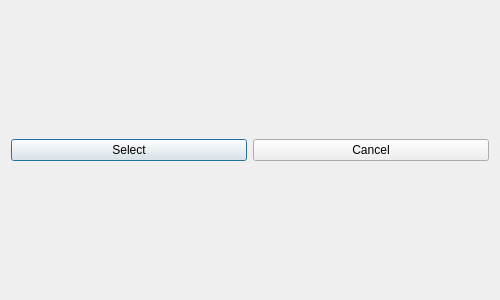
<?xml version="1.0" encoding="UTF-8"?>
<ui version="4.0">
 <class>dialog</class>
 <widget class="QDialog" name="dialog">
  <property name="geometry">
   <rect>
    <x>0</x>
    <y>0</y>
    <width>500</width>
    <height>300</height>
   </rect>
  </property>
  <property name="windowTitle">
   <string>Data Selection</string>
  </property>
  <layout class="QGridLayout" name="gridLayout_2">
   <item row="0" column="0" colspan="2">
    <layout class="QGridLayout" name="list_selector_layout"/>
   </item>
   <item row="1" column="0">
    <widget class="QPushButton" name="select_button">
     <property name="text">
      <string>Select</string>
     </property>
    </widget>
   </item>
   <item row="1" column="1">
    <widget class="QPushButton" name="cancel_button">
     <property name="text">
      <string>Cancel</string>
     </property>
     <property name="default">
      <bool>false</bool>
     </property>
    </widget>
   </item>
  </layout>
 </widget>
 <resources/>
 <connections/>
</ui>
